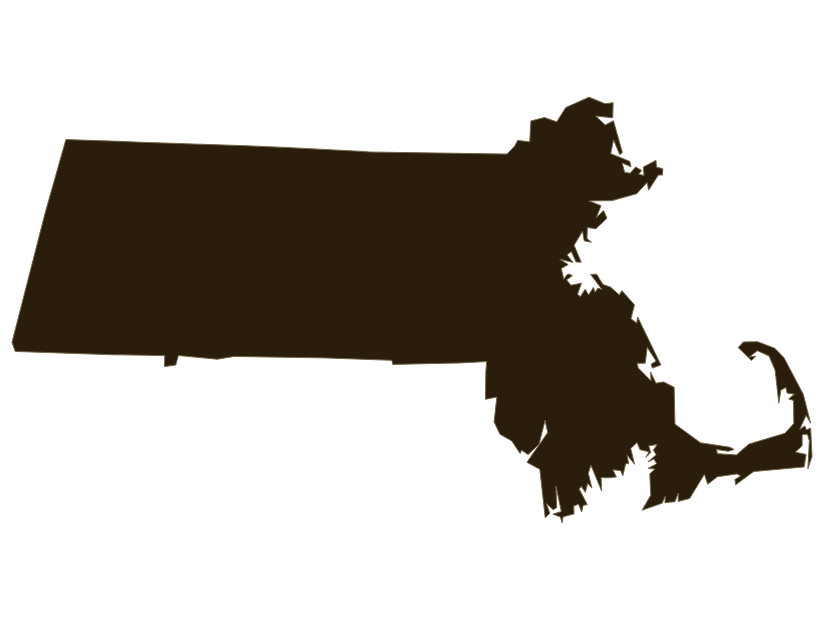

The cell this chart's notebook holds for it:
### Code cell
# Massachusetts plotted with altair
mass_land = land.loc[land['NAME']=='MASSACHUSETTS',:]

alt.Chart(mass_land).mark_geoshape(
    fill='#2a1d0c', stroke='#706545', strokeWidth=0.5
).project('mercator')

### Figure 1 — Vega-Lite specification as saved in the notebook (floating-point values rounded to 4 significant figures; data arrays with more than 128 entries replaced by an {"elided": "..."} marker saying what was removed)
{"config": {"view": {"continuousWidth": 400, "continuousHeight": 300}}, "data": {"name": "data-b3b81f9a95642c63fc8177cc6c04402f"}, "mark": {"type": "geoshape", "fill": "#2a1d0c", "stroke": "#706545", "strokeWidth": 0.5}, "projection": {"type": "mercator"}, "$schema": "https://vega.github.io/schema/vega-lite/v4.8.1.json", "datasets": {"data-b3b81f9a95642c63fc8177cc6c04402f": [{"ACRES": 5104000.0, "FIPS": 25, "NAME": "MASSACHUSETTS", "SHAPE_AREA": 20640000000.0, "SHAPE_LEN": 1442000.0, "type": "Feature", "geometry": {"type": "Polygon", "coordinates": {"elided": "1x250x2 float values"}}}]}}
